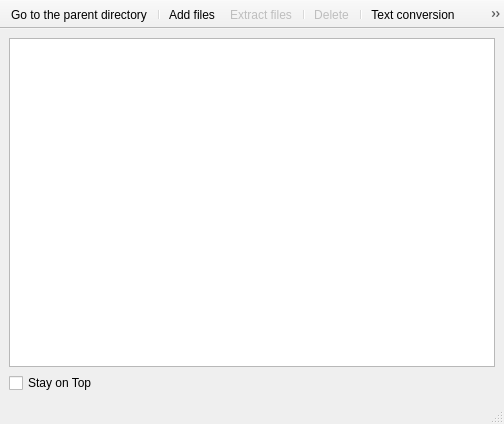
<?xml version="1.0" encoding="UTF-8"?>
<ui version="4.0">
 <class>DiskEditDialog</class>
 <widget class="QMainWindow" name="DiskEditDialog">
  <property name="windowModality">
   <enum>Qt::NonModal</enum>
  </property>
  <property name="geometry">
   <rect>
    <x>0</x>
    <y>0</y>
    <width>504</width>
    <height>424</height>
   </rect>
  </property>
  <property name="sizePolicy">
   <sizepolicy hsizetype="Expanding" vsizetype="Expanding">
    <horstretch>0</horstretch>
    <verstretch>0</verstretch>
   </sizepolicy>
  </property>
  <property name="windowTitle">
   <string>MainWindow</string>
  </property>
  <property name="windowIcon">
   <iconset resource="icons.qrc">
    <normaloff>:/icons/silk-icons/icons/folder_edit.png</normaloff>:/icons/silk-icons/icons/folder_edit.png</iconset>
  </property>
  <widget class="QWidget" name="centralwidget">
   <layout class="QGridLayout" name="gridLayout">
    <item row="0" column="0">
     <widget class="QTableView" name="aView">
      <property name="contextMenuPolicy">
       <enum>Qt::ActionsContextMenu</enum>
      </property>
      <property name="acceptDrops">
       <bool>true</bool>
      </property>
      <property name="editTriggers">
       <set>QAbstractItemView::EditKeyPressed</set>
      </property>
      <property name="showDropIndicator" stdset="0">
       <bool>false</bool>
      </property>
      <property name="dragEnabled">
       <bool>true</bool>
      </property>
      <property name="dragDropOverwriteMode">
       <bool>false</bool>
      </property>
      <property name="dragDropMode">
       <enum>QAbstractItemView::DragDrop</enum>
      </property>
      <property name="alternatingRowColors">
       <bool>true</bool>
      </property>
      <property name="selectionMode">
       <enum>QAbstractItemView::ExtendedSelection</enum>
      </property>
      <property name="selectionBehavior">
       <enum>QAbstractItemView::SelectRows</enum>
      </property>
      <property name="showGrid">
       <bool>false</bool>
      </property>
      <property name="sortingEnabled">
       <bool>true</bool>
      </property>
      <attribute name="horizontalHeaderDefaultSectionSize">
       <number>150</number>
      </attribute>
      <attribute name="horizontalHeaderHighlightSections">
       <bool>false</bool>
      </attribute>
      <attribute name="horizontalHeaderShowSortIndicator" stdset="0">
       <bool>true</bool>
      </attribute>
      <attribute name="horizontalHeaderStretchLastSection">
       <bool>true</bool>
      </attribute>
      <attribute name="verticalHeaderVisible">
       <bool>false</bool>
      </attribute>
      <attribute name="verticalHeaderDefaultSectionSize">
       <number>17</number>
      </attribute>
     </widget>
    </item>
    <item row="1" column="0">
     <widget class="QCheckBox" name="onTopBox">
      <property name="text">
       <string>Stay on Top</string>
      </property>
     </widget>
    </item>
   </layout>
  </widget>
  <widget class="QMenuBar" name="menubar">
   <property name="geometry">
    <rect>
     <x>0</x>
     <y>0</y>
     <width>504</width>
     <height>21</height>
    </rect>
   </property>
  </widget>
  <widget class="QStatusBar" name="statusbar"/>
  <widget class="QToolBar" name="toolBar">
   <property name="windowTitle">
    <string>toolBar</string>
   </property>
   <property name="movable">
    <bool>false</bool>
   </property>
   <property name="allowedAreas">
    <set>Qt::NoToolBarArea</set>
   </property>
   <property name="iconSize">
    <size>
     <width>16</width>
     <height>16</height>
    </size>
   </property>
   <property name="floatable">
    <bool>true</bool>
   </property>
   <attribute name="toolBarArea">
    <enum>TopToolBarArea</enum>
   </attribute>
   <attribute name="toolBarBreak">
    <bool>false</bool>
   </attribute>
   <addaction name="actionToParent"/>
   <addaction name="separator"/>
   <addaction name="actionAddFiles"/>
   <addaction name="actionExtractFiles"/>
   <addaction name="separator"/>
   <addaction name="actionDeleteSelectedFiles"/>
   <addaction name="separator"/>
   <addaction name="actionTextConversion"/>
   <addaction name="actionPrint"/>
  </widget>
  <action name="actionToParent">
   <property name="icon">
    <iconset resource="icons.qrc">
     <normaloff>:/icons/tango-icons/actions/go-up.svg</normaloff>:/icons/tango-icons/actions/go-up.svg</iconset>
   </property>
   <property name="text">
    <string>Go to the parent directory</string>
   </property>
   <property name="toolTip">
    <string>Go to the parent directory</string>
   </property>
   <property name="statusTip">
    <string>Go to the parent directory</string>
   </property>
  </action>
  <action name="actionAddFiles">
   <property name="icon">
    <iconset resource="icons.qrc">
     <normaloff>:/icons/tango-icons/actions/list-add.svg</normaloff>:/icons/tango-icons/actions/list-add.svg</iconset>
   </property>
   <property name="text">
    <string>Add files...</string>
   </property>
   <property name="toolTip">
    <string>Add files to this directory</string>
   </property>
   <property name="statusTip">
    <string>Add files to this directory</string>
   </property>
  </action>
  <action name="actionExtractFiles">
   <property name="enabled">
    <bool>false</bool>
   </property>
   <property name="icon">
    <iconset resource="icons.qrc">
     <normaloff>:/icons/tango-icons/actions/edit-redo.svg</normaloff>:/icons/tango-icons/actions/edit-redo.svg</iconset>
   </property>
   <property name="text">
    <string>Extract files...</string>
   </property>
   <property name="toolTip">
    <string>Extract selected files</string>
   </property>
   <property name="statusTip">
    <string>Extract selected files</string>
   </property>
  </action>
  <action name="actionTextConversion">
   <property name="checkable">
    <bool>true</bool>
   </property>
   <property name="icon">
    <iconset resource="icons.qrc">
     <normaloff>:/icons/tango-icons/mimetypes/text-x-generic.svg</normaloff>:/icons/tango-icons/mimetypes/text-x-generic.svg</iconset>
   </property>
   <property name="text">
    <string>Text conversion</string>
   </property>
   <property name="toolTip">
    <string>Text conversion is off</string>
   </property>
   <property name="statusTip">
    <string>Text conversion is off</string>
   </property>
  </action>
  <action name="actionDeleteSelectedFiles">
   <property name="enabled">
    <bool>false</bool>
   </property>
   <property name="icon">
    <iconset resource="icons.qrc">
     <normaloff>:/icons/tango-icons/actions/list-remove.svg</normaloff>:/icons/tango-icons/actions/list-remove.svg</iconset>
   </property>
   <property name="text">
    <string>Delete</string>
   </property>
   <property name="toolTip">
    <string>Delete selected files</string>
   </property>
   <property name="statusTip">
    <string>Delete selected files</string>
   </property>
   <property name="shortcut">
    <string>Del</string>
   </property>
  </action>
  <action name="actionPrint">
   <property name="icon">
    <iconset resource="icons.qrc">
     <normaloff>:/icons/tango-icons/devices/printer.svg</normaloff>:/icons/tango-icons/devices/printer.svg</iconset>
   </property>
   <property name="text">
    <string>Print</string>
   </property>
   <property name="toolTip">
    <string>Print Directory Listing</string>
   </property>
  </action>
 </widget>
 <resources>
  <include location="icons.qrc"/>
 </resources>
 <connections/>
</ui>
